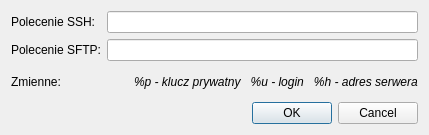
<?xml version="1.0" encoding="UTF-8"?>
<ui version="4.0">
 <class>DialogSettings</class>
 <widget class="QDialog" name="DialogSettings">
  <property name="geometry">
   <rect>
    <x>0</x>
    <y>0</y>
    <width>429</width>
    <height>135</height>
   </rect>
  </property>
  <property name="windowTitle">
   <string>Ustawienia</string>
  </property>
  <layout class="QVBoxLayout" name="verticalLayout">
   <item>
    <layout class="QGridLayout" name="gridLayout">
     <item row="0" column="0">
      <widget class="QLabel" name="label">
       <property name="text">
        <string>Polecenie SSH:</string>
       </property>
      </widget>
     </item>
     <item row="0" column="1">
      <widget class="QLineEdit" name="leSSHCmd"/>
     </item>
     <item row="1" column="0">
      <widget class="QLabel" name="label_4">
       <property name="text">
        <string>Polecenie SFTP:</string>
       </property>
      </widget>
     </item>
     <item row="1" column="1">
      <widget class="QLineEdit" name="leSFTPCmd"/>
     </item>
    </layout>
   </item>
   <item>
    <layout class="QHBoxLayout" name="horizontalLayout_2">
     <item>
      <widget class="QLabel" name="label_2">
       <property name="text">
        <string>Zmienne:</string>
       </property>
      </widget>
     </item>
     <item>
      <widget class="QLabel" name="label_3">
       <property name="font">
        <font>
         <italic>true</italic>
        </font>
       </property>
       <property name="text">
        <string>%p - klucz prywatny   %u - login   %h - adres serwera</string>
       </property>
      </widget>
     </item>
    </layout>
   </item>
   <item>
    <widget class="QDialogButtonBox" name="buttonBox">
     <property name="orientation">
      <enum>Qt::Horizontal</enum>
     </property>
     <property name="standardButtons">
      <set>QDialogButtonBox::Cancel|QDialogButtonBox::Ok</set>
     </property>
    </widget>
   </item>
  </layout>
 </widget>
 <tabstops>
  <tabstop>leSSHCmd</tabstop>
  <tabstop>leSFTPCmd</tabstop>
  <tabstop>buttonBox</tabstop>
 </tabstops>
 <resources/>
 <connections>
  <connection>
   <sender>buttonBox</sender>
   <signal>accepted()</signal>
   <receiver>DialogSettings</receiver>
   <slot>accept()</slot>
   <hints>
    <hint type="sourcelabel">
     <x>248</x>
     <y>254</y>
    </hint>
    <hint type="destinationlabel">
     <x>157</x>
     <y>274</y>
    </hint>
   </hints>
  </connection>
  <connection>
   <sender>buttonBox</sender>
   <signal>rejected()</signal>
   <receiver>DialogSettings</receiver>
   <slot>reject()</slot>
   <hints>
    <hint type="sourcelabel">
     <x>316</x>
     <y>260</y>
    </hint>
    <hint type="destinationlabel">
     <x>286</x>
     <y>274</y>
    </hint>
   </hints>
  </connection>
 </connections>
</ui>
